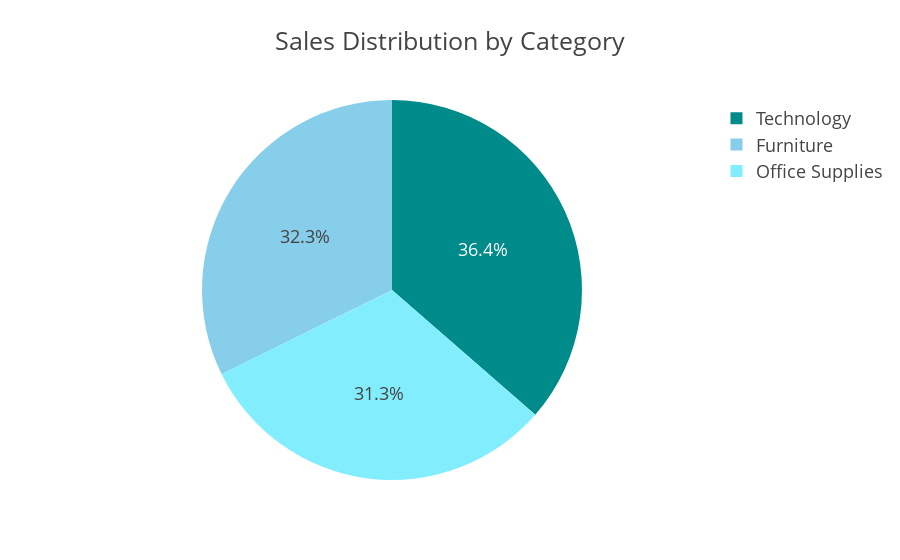

The cell this chart's notebook holds for it:
### Code cell
fig = px.pie(sales_by_category, names='Category', values='Sales', title='Sales Distribution by Category', 
             color_discrete_sequence=['darkcyan','skyblue','#82EEFD'])
fig.update_layout(template="presentation", paper_bgcolor="rgba(0, 0, 0, 0)", plot_bgcolor ="rgba(0, 0, 0, 0)")
fig.show()
fig.write_image(os.path.join(results_dir,'sales_distribution_category_pie_chart.jpg'))
fig.write_image(os.path.join(results_dir,'sales_distribution_category_pie_chart.png'))
fig.write_html(os.path.join(results_dir,'sales_distribution_category_pie_chart.html'))

### Figure 1 — Plotly figure (JSON) as saved in the notebook; plotly's stock layout.template omitted (floating-point values rounded to 4 significant figures)
{"data": [{"domain": {"x": [0, 1], "y": [0, 1]}, "hovertemplate": "Category=%{label}<br>Sales=%{value}<extra></extra>", "labels": ["Furniture", "Office Supplies", "Technology"], "legendgroup": "", "name": "", "showlegend": true, "type": "pie", "values": [742000.0, 719000.0, 836200.0]}], "layout": {"autosize": true, "legend": {"tracegroupgap": 0}, "paper_bgcolor": "rgba(0, 0, 0, 0)", "piecolorway": ["darkcyan", "skyblue", "#82EEFD"], "plot_bgcolor": "rgba(0, 0, 0, 0)", "title": {"text": "Sales Distribution by Category"}}}
